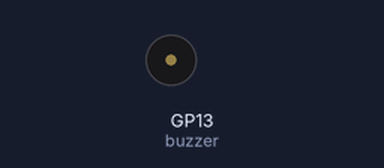
Bench run of a program on a simulated Raspberry Pi Pico running MicroPython. On the bench: buzzer (waves = sounding). At 3.9 s the program stops and its outputs stay as they are.

Above: at 0.8 s.
At 3.65 s:
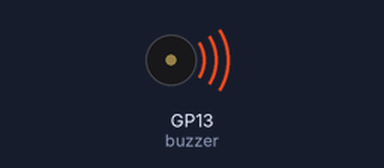
Timing chart, 0 to 5.2 s (numbered marks = the images above):
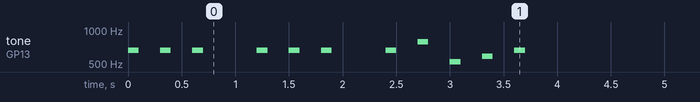

Measured:
- by itself, tone on GP13 (buzzer): plays 659 Hz for 0.10 s, 659 Hz for 0.10 s, 659 Hz for 0.10 s, 659 Hz for 0.10 s, 659 Hz for 0.10 s, 659 Hz for 0.10 s … (11 notes in this stretch)

The program:

Buzzer04.py
```python
# Write your code here :-)
# Imports
from machine import Pin, PWM
import time

# Set up the Buzzer pin as PWM
buzzer = PWM(Pin(13)) # Set the buzzer to PWM mode

# Create our library of tone variables for "Jingle Bells"
C = 523
D = 587
E = 659
G = 784

# Create volume variable (Duty cycle)
volume = 10000

# Play the tune

# "Jin..."
buzzer.duty_u16(volume) # Volume up
buzzer.freq(E) # Set frequency to the E note
time.sleep(0.1) # Delay
buzzer.duty_u16(0) # Volume off
time.sleep(0.2) # Delay

# "...gle"
buzzer.duty_u16(volume)
buzzer.freq(E)
time.sleep(0.1)
buzzer.duty_u16(0)
time.sleep(0.2)

# "Bells"
buzzer.duty_u16(volume)
buzzer.freq(E)
time.sleep(0.1)
buzzer.duty_u16(0)
time.sleep(0.5) # longer delay

# "Jin..."
buzzer.duty_u16(volume)
buzzer.freq(E)
time.sleep(0.1)
buzzer.duty_u16(0)
time.sleep(0.2)

# "...gle"
buzzer.duty_u16(volume)
buzzer.freq(E)
time.sleep(0.1)
buzzer.duty_u16(0)
time.sleep(0.2)

# "Bells"
buzzer.duty_u16(volume)
buzzer.freq(E)
time.sleep(0.1)
buzzer.duty_u16(0)
time.sleep(0.5) # longer delay

# "Jin..."
buzzer.duty_u16(volume)
buzzer.freq(E)
time.sleep(0.1)
buzzer.duty_u16(0)
time.sleep(0.2)

# "...gle"
buzzer.duty_u16(volume)
buzzer.freq(G)
time.sleep(0.1)
buzzer.duty_u16(0)
time.sleep(0.2)

# "All"
buzzer.duty_u16(volume)
buzzer.freq(C)
time.sleep(0.1)
buzzer.duty_u16(0)
time.sleep(0.2)

# "The"
buzzer.duty_u16(volume)
buzzer.freq(D)
time.sleep(0.1)
buzzer.duty_u16(0)
time.sleep(0.2)

# "Way"
buzzer.duty_u16(volume)
buzzer.freq(E)
time.sleep(0.1)
buzzer.duty_u16(0)
time.sleep(0.2)

# Duty to 0 to turn the buzzer off
buzzer.duty_u16(0)
```
